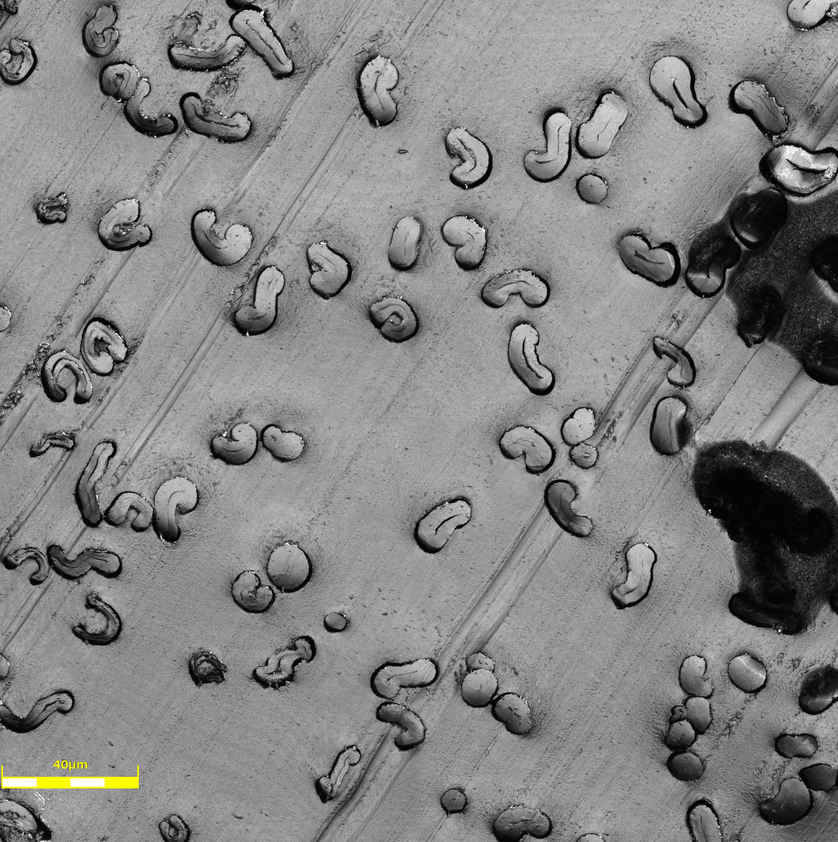
#> input picture example/Siokra_F.png, 838 x 842 px, shrunk from 1938 x 1949 before the run
$ python measure.py example/Siokra_F.png --image example/U-1_B.png
#> lines starting #> are read from the running program, lines starting #| are printed output that depends on the picture; after the words box and inside, x2 and y2 are one past the last pixel; in counts of white or black regions, pixels touching at a corner belong together
#!/usr/bin/env python
"""Shared contour measurement utilities for cotton fiber analysis."""

import argparse
import csv
import time
from math import acos, degrees, sqrt
from pathlib import Path

try:
    import cv2
    import numpy as np
except ModuleNotFoundError:
    cv2 = None
    np = None

CSV_HEADER = [
    "index",
    "filename",
    "class",
    "area",
    "pixelArea",
    "boundingBoxArea",
    "minRectArea",
    "hullArea",
    "perimeter",
    "smoothedPerimeter",
    "isConvex",
    "circularity",
    "smoothedCircularity",
    "pixelCircularity",
    "minAxisLength",
    "maxAxisLength",
    "aspectRatio",
    "minRectOrientation",
    "extent",
    "solidity",
    "equivalentDiameter",
    "ellipseMajorAxisLength",
    "ellipseMinorAxisLength",
    "ellipseOrientationAngle",
    "eccentricity",
    "position_x",
    "position_y",
    "centroid_x",
    "centroid_y",
]

# Fraction of raw perimeter used as approxPolyDP epsilon for smoothed perimeter/circularity.
DEFAULT_SMOOTH_EPSILON_RATIO = 0.01


class MeasurementTiming(object):
    """Counts and stage times for a measurement run.

    Processed contours are the ones kept and measured. Filtered contours are the
    ones dropped by area, window, seam, duplicate, or large-contour checks.
    Window time covers each sliding-window tile, including the inference call
    inside it. Analysis time is the per-object morphology measurement.
    """

    def __init__(self, class_names=("cotton", "lumen")):
        self.class_names = tuple(dict.fromkeys(("cotton", "lumen", *tuple(class_names))))
        self.processed = {name: 0 for name in self.class_names}
        self.filtered = {name: 0 for name in self.class_names}
        self.analysis_seconds = {name: 0.0 for name in self.class_names}
        self.analysis_counts = {name: 0 for name in self.class_names}
        self.images_processed = 0
        self.windows_processed = 0
        self.window_seconds = 0.0
        self.inference_seconds = 0.0
        self.image_read_seconds = 0.0
        self.scale_seconds = 0.0
        self.filter_seconds = 0.0
        self.overlay_seconds = 0.0
        self.write_seconds = 0.0
        self.confusion_seconds = 0.0

    def record_filtered(self, class_name, count=1):
        if class_name in self.filtered and count:
            self.filtered[class_name] += count

    def record_processed(self, class_name, count=1):
        if class_name in self.processed and count:
            self.processed[class_name] += count

    def record_analysis(self, class_name, seconds):
        if class_name not in self.analysis_seconds:
            return
        self.analysis_seconds[class_name] += seconds
        self.analysis_counts[class_name] += 1

    def record_window(self, seconds):
        self.windows_processed += 1
        self.window_seconds += seconds

    # [38 lines left out: functions snapshot, delta_since, not called in this run]


def format_duration(seconds):
    return "%.4f s" % float(seconds)


def pixels_per_mm(um_per_px):
    """Convert micrometers per pixel into pixels per millimeter."""
    return 1000.0 / float(um_per_px)


def measurement_summary_lines(stats, total_seconds, um_per_px=None):
    """Return the count and timing lines printed at the end of a run."""
    filtered = sum(stats.filtered.values())
    combined = sum(stats.processed.values()) + filtered
    filter_bits = ", ".join("%s %d" % (name, stats.filtered.get(name, 0)) for name in stats.class_names)
    analysis_total = sum(stats.analysis_seconds.values())
    window_mean = stats.window_seconds / stats.windows_processed if stats.windows_processed else 0.0
    lines = ["Processing summary:"]
    if um_per_px is not None and um_per_px > 0:
        lines.append("Conversion factor: %.4f px/mm (%.6f um/px)" % (pixels_per_mm(um_per_px), um_per_px))
    lines.extend([
        "Cotton processed: %d" % stats.processed.get("cotton", 0),
        "Lumen processed: %d" % stats.processed.get("lumen", 0),
        "Filtered away: %d (%s)" % (filtered, filter_bits),
        "Combined total: %d" % combined,
        "Images processed: %d" % stats.images_processed,
        "Windows processed: %d" % stats.windows_processed,
        "Window processing time: %s" % format_duration(stats.window_seconds),
        "Window time per window: %s" % format_duration(window_mean),
        "Image read time: %s" % format_duration(stats.image_read_seconds),
        "Inference time: %s" % format_duration(stats.inference_seconds),
        "Contour filter time: %s" % format_duration(stats.filter_seconds),
        "Scale measurement time: %s" % format_duration(stats.scale_seconds),
        "Analysis processing time: %s" % format_duration(analysis_total),
    ])
    reported = ["cotton", "lumen"]
    reported.extend(
        name for name in stats.class_names if name not in reported and stats.analysis_counts.get(name, 0)
    )
    for class_name in reported:
        measured = stats.analysis_counts.get(class_name, 0)
        total = stats.analysis_seconds.get(class_name, 0.0)
        average = total / measured if measured else 0.0
        noun = "individual" if measured == 1 else "individuals"
        lines.append("Analysis time per %s: %s (%d %s)" % (class_name, format_duration(average), measured, noun))
    lines.append("Overlay time: %s" % format_duration(stats.overlay_seconds))
    lines.append("CSV write time: %s" % format_duration(stats.write_seconds))
    if stats.confusion_seconds > 0.0:
        lines.append("Confusion scoring time: %s" % format_duration(stats.confusion_seconds))
    lines.append("Total time: %s" % format_duration(total_seconds))
    return lines


def print_measurement_summary(stats, total_seconds, um_per_px=None, heading="Processing summary:"):
    print("")
    lines = measurement_summary_lines(stats, total_seconds, um_per_px=um_per_px)
    lines[0] = heading
    for line in lines:
        print(line)


def _require_image_dependencies():
    if cv2 is None or np is None:
        raise ModuleNotFoundError("fiber_analysis requires opencv-python and numpy to process images.")


def axis_length(axis):
    """Return Euclidean length for a two-point axis."""
    if axis is None:
        return 0.0
    return sqrt((float(axis[0][0]) - float(axis[1][0])) ** 2 + (float(axis[0][1]) - float(axis[1][1])) ** 2)


# [46 lines left out: functions contour_from_points, as_draw_contour, circularity_from_area_perimeter, smoothed_contour, contour_centroid, pixel_area_from_contour, not called in this run]


def find_longest_line(contour):
    """Find the longest point-to-point chord in a contour."""
    _require_image_dependencies()
    points = contour.reshape((-1, 2))
    best_length = 0.0
    best_axis = ((0.0, 0.0), (0.0, 0.0))

    for i, p1 in enumerate(points):
        deltas = points[i:] - p1
        lengths = np.einsum("ij,ij->i", deltas, deltas)
        if lengths.size == 0:
            continue
        local_index = int(np.argmax(lengths))
        local_length = float(lengths[local_index])
        if local_length > best_length:
            best_length = local_length
            p2 = points[i + local_index]
            best_axis = ((float(p1[0]), float(p1[1])), (float(p2[0]), float(p2[1])))

    return best_axis


def measure_smart_grain(contour, epsilon_ratio=0.0005, perpendicular_tolerance_degrees=1.0):
    """Measure an approximate major axis and the longest near-perpendicular minor axis."""
    _require_image_dependencies()
    if contour is None or len(contour) < 2:
        zero_axis = ((0.0, 0.0), (0.0, 0.0))
        return zero_axis, zero_axis

    approx_curve = cv2.approxPolyDP(contour, epsilon_ratio * cv2.arcLength(contour, True), True)
    points = [(float(pt[0][0]), float(pt[0][1])) for pt in approx_curve]

    max_axis = find_longest_line(contour)
    max_vector = np.asarray(max_axis[1]) - np.asarray(max_axis[0])
    max_length = axis_length(max_axis)
    min_axis = max_axis
    min_axis_length = 0.0

    if max_length <= 1e-8:
        return max_axis, min_axis

    lower = 90.0 - perpendicular_tolerance_degrees
    upper = 90.0 + perpendicular_tolerance_degrees

    for start in points:
        for end in points:
            candidate_vector = np.asarray(end) - np.asarray(start)
            candidate_length = float(np.linalg.norm(candidate_vector))
            if candidate_length <= 1e-8:
                continue

            cos_theta = float(np.dot(max_vector, candidate_vector) / (max_length * candidate_length))
            angle = degrees(acos(max(min(cos_theta, 1.0), -1.0)))

            if lower <= angle <= upper and candidate_length > min_axis_length:
                min_axis = (start, end)
                min_axis_length = candidate_length

    return max_axis, min_axis


# [31 lines left out: functions contour_mask, is_inside, find_cotton_lumen_pairs, not called in this run]


def conversion_factor_from_yellow_legend(
    image,
    legend_width_microns=40.0,
    yellow_lower_hsv=(25, 0, 0),
    yellow_upper_hsv=(36, 255, 255),
):
    """Estimate microns-per-pixel from the largest yellow legend.

    A missing or zero-width bar raises ValueError. Pass an explicit
    micrometers-per-pixel value instead of relying on the legend.
    """
    _require_image_dependencies()
    hsv = cv2.cvtColor(image, cv2.COLOR_BGR2HSV)
    yellow_mask = cv2.inRange(hsv, np.array(yellow_lower_hsv), np.array(yellow_upper_hsv))
    contours, _ = cv2.findContours(yellow_mask, cv2.RETR_TREE, cv2.CHAIN_APPROX_NONE)
    if not contours:
        raise ValueError("No yellow scale bar found. Pass micrometers per pixel instead of relying on the legend.")

    _, _, width, _ = cv2.boundingRect(max(contours, key=cv2.contourArea))
    if width <= 0:
        raise ValueError("Yellow scale bar has zero width. Pass micrometers per pixel instead of relying on the legend.")
    return float(legend_width_microns) / float(width)


def _format_number(value):
    if value is None:
        return "None"
    try:
        return format(float(value), ".6f")
    except (TypeError, ValueError):
        return str(value)


class FiberMeasurement(object):
    def __init__(self, filename, class_name, contour, conversion_factor=1.0, image_shape=None):
        self.filename = filename
        self.class_name = class_name
        self.contour = contour
        self.conversion_factor = conversion_factor
        self.image_shape = image_shape
        self.area = None
        self.pixel_area = None
        self.bounding_rect_area = None
        self.min_rect_area = None
        self.hull_area = None
        self.perimeter = None
        self.smoothed_perimeter = None
        self.is_convex = None
        self.circularity = None
        self.smoothed_circularity = None
        self.pixel_circularity = None
        self.min_axis = None
        self.max_axis = None
        self.min_axis_length = None
        self.max_axis_length = None
        self.aspect_ratio = None
        self.min_rect_orientation = None
        self.extent = None
        self.solidity = None
        self.equivalent_diameter = None
        self.ellipse_major_axis = None
        self.ellipse_minor_axis = None
        self.ellipse_orientation_angle = None
        self.eccentricity = None
        self.position = (-1.0, -1.0)
        self.centroid = (-1.0, -1.0)

    @classmethod
    def analyze(cls, filename, image, contour, class_name, conversion_factor=None, smooth_epsilon_ratio=DEFAULT_SMOOTH_EPSILON_RATIO, stats=None, full_metrics=False):
        _require_image_dependencies()
        factor = conversion_factor
        if factor is None:
            factor = conversion_factor_from_yellow_legend(image)

        measurement = cls(
            filename=filename,
            class_name=class_name,
            contour=contour,
            conversion_factor=factor,
            image_shape=None if image is None else image.shape,
        )
        started = time.perf_counter() if stats is not None else None
        measurement._analyze(smooth_epsilon_ratio=smooth_epsilon_ratio, full_metrics=full_metrics)
        if started is not None:
            stats.record_analysis(class_name, time.perf_counter() - started)
        return measurement

    def _analyze(self, smooth_epsilon_ratio=DEFAULT_SMOOTH_EPSILON_RATIO, full_metrics=False):
        _require_image_dependencies()
        contour = np.asarray(self.contour, dtype=np.float32).reshape((-1, 1, 2))
        self.contour = contour
        factor = self.conversion_factor

        self.area = cv2.contourArea(contour) * (factor**2)
        self.perimeter = cv2.arcLength(contour, True) * factor
        self.max_axis, self.min_axis = measure_smart_grain(contour)
        self.max_axis_length = axis_length(self.max_axis) * factor
        self.min_axis_length = axis_length(self.min_axis) * factor

        if not full_metrics:
            return
        draw_contour = as_draw_contour(contour)
        self.is_convex = bool(cv2.isContourConvex(draw_contour))

        x, y, width, height = cv2.boundingRect(draw_contour)
        self.bounding_rect_area = width * height * (factor**2)
        self.aspect_ratio = float(width) / float(height) if height else None

        min_rect = cv2.minAreaRect(contour)
        _, size, self.min_rect_orientation = min_rect
        self.min_rect_area = size[0] * size[1] * (factor**2)

        (cx, cy), _ = cv2.minEnclosingCircle(contour)
        self.position = (float(cx), float(cy))
        self.centroid = contour_centroid(contour)

        if self.image_shape is not None:
            self.pixel_area = pixel_area_from_contour(self.image_shape, contour, conversion_factor=factor)
        else:
            self.pixel_area = None

        smooth = smoothed_contour(contour, epsilon_ratio=smooth_epsilon_ratio)
        self.smoothed_perimeter = cv2.arcLength(smooth, True) * factor

        hull = cv2.convexHull(contour)
        self.hull_area = cv2.contourArea(hull) * (factor**2)
        self.extent = self.area / self.bounding_rect_area if self.bounding_rect_area else None
        self.solidity = self.area / self.hull_area if self.hull_area else None
        self.equivalent_diameter = sqrt(4.0 * self.area / np.pi) if self.area else None
        self.circularity = circularity_from_area_perimeter(self.area, self.perimeter)
        self.smoothed_circularity = circularity_from_area_perimeter(self.area, self.smoothed_perimeter)
        self.pixel_circularity = circularity_from_area_perimeter(self.pixel_area, self.smoothed_perimeter)

        if len(hull) >= 5:
            (_, _), (axis_a, axis_b), angle = cv2.fitEllipse(hull)
            self.ellipse_major_axis = max(axis_a, axis_b) * factor
            self.ellipse_minor_axis = min(axis_a, axis_b) * factor
            self.ellipse_orientation_angle = angle
            if self.ellipse_major_axis:
                axis_ratio = min(1.0, self.ellipse_minor_axis / self.ellipse_major_axis)
                self.eccentricity = sqrt(1.0 - axis_ratio * axis_ratio)
            else:
                self.eccentricity = None


    def to_csv_row(self, index):
        return [
            index,
            self.filename,
            self.class_name,
            _format_number(self.area),
            _format_number(self.pixel_area),
            _format_number(self.bounding_rect_area),
            _format_number(self.min_rect_area),
            _format_number(self.hull_area),
            _format_number(self.perimeter),
            _format_number(self.smoothed_perimeter),
            self.is_convex,
            _format_number(self.circularity),
            _format_number(self.smoothed_circularity),
            _format_number(self.pixel_circularity),
            _format_number(self.min_axis_length),
            _format_number(self.max_axis_length),
            _format_number(self.aspect_ratio),
            _format_number(self.min_rect_orientation),
            _format_number(self.extent),
            _format_number(self.solidity),
            _format_number(self.equivalent_diameter),
            _format_number(self.ellipse_major_axis),
            _format_number(self.ellipse_minor_axis),
            _format_number(self.ellipse_orientation_angle),
            _format_number(self.eccentricity),
            _format_number(self.position[0]),
            _format_number(self.position[1]),
            _format_number(self.centroid[0]),
            _format_number(self.centroid[1]),
        ]


def write_measurements_csv(path, rows):
    path.parent.mkdir(parents=True, exist_ok=True)
    with path.open("w", newline="") as csv_file:
        writer = csv.writer(csv_file)
        writer.writerow(CSV_HEADER)
        for index, measurement in rows:
            writer.writerow(measurement.to_csv_row(index))


def _build_arg_parser():
    parser = argparse.ArgumentParser(description="Measure contours in an OpenCV-readable mask image.")
    parser.add_argument("mask", type=Path, help="Binary or grayscale mask image.")
    parser.add_argument("--image", type=Path, help="Original image used for legend-based unit conversion.")
    parser.add_argument("--output-csv", type=Path, default=Path("fiber_measurements.csv"))
    parser.add_argument("--class-name", default="cotton", help="Class label to write to the CSV.")
    parser.add_argument("--min-area", type=float, default=0.0, help="Discard contours below this pixel area.")
    parser.add_argument("--full-metrics", action="store_true", help="Also compute morphology beyond area and perimeter. Those metrics are skipped unless this is set.")
    return parser


def main(argv=None):
    args = _build_arg_parser().parse_args(argv)
    started = time.perf_counter()
    stats = MeasurementTiming((args.class_name,))
    _require_image_dependencies()
    read_started = time.perf_counter()
    mask = cv2.imread(str(args.mask), cv2.IMREAD_GRAYSCALE)
    if mask is None:
        raise FileNotFoundError("Could not read mask: %s" % args.mask)

    image = cv2.imread(str(args.image)) if args.image else cv2.cvtColor(mask, cv2.COLOR_GRAY2BGR)
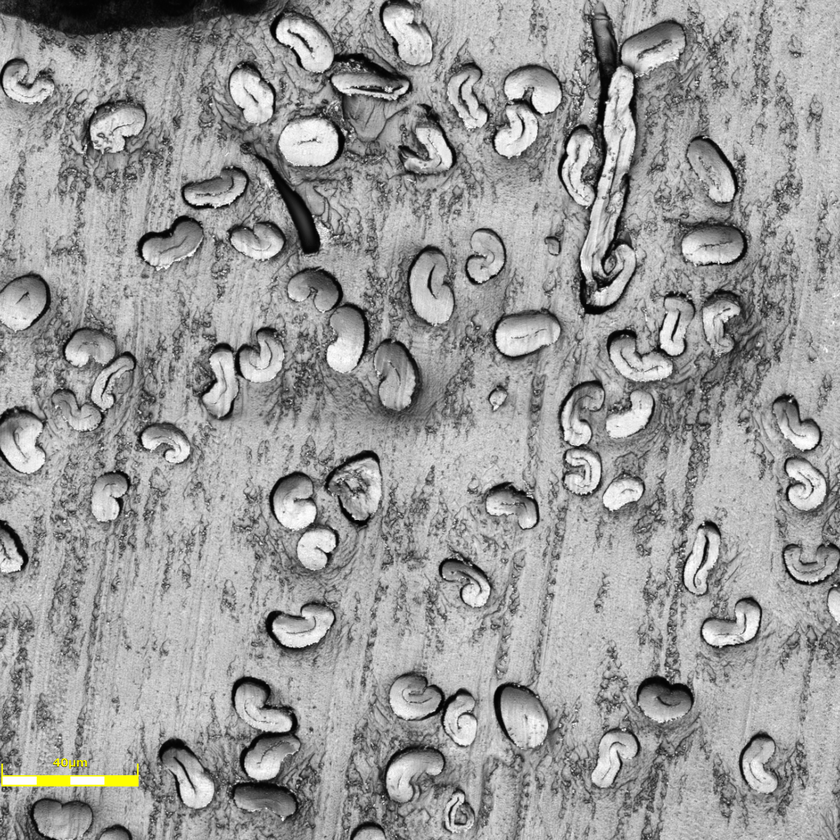
#> input picture example/U-1_B.png, 840 x 840 px, shrunk from 1946 x 1945 before the run
#> image is the input picture: shape (840, 840, 3); mean B, G, R 153.6, 154, 154
    if image is None:
        raise FileNotFoundError("Could not read image: %s" % args.image)
    stats.image_read_seconds += time.perf_counter() - read_started
    stats.images_processed = 1

    extract_started = time.perf_counter()
    contours, _ = cv2.findContours(mask, cv2.RETR_EXTERNAL, cv2.CHAIN_APPROX_NONE)
#> contours = 1 contour; box (x1, y1, x2, y2) and area: (0, 0, 838, 842) 703917
    stats.filter_seconds += time.perf_counter() - extract_started
    contour_areas = [(index, contour, cv2.contourArea(contour)) for index, contour in enumerate(contours)]
#> contour_areas = 1 item
    kept = []
    for index, contour, area in contour_areas:
        if area < args.min_area:
            stats.record_filtered(args.class_name)
            continue
        kept.append((index, contour))
#> this loop made 1 pass
#> area on pass 1: 703917
#> after the loop, kept = 1 item
    conversion_factor = None
    if kept:
        scale_started = time.perf_counter()
        conversion_factor = conversion_factor_from_yellow_legend(image)
#> in conversion_factor_from_yellow_legend, `yellow_mask = cv2.inRange(hsv, np.array(yellow_lower_hsv), np.array(ye..`:
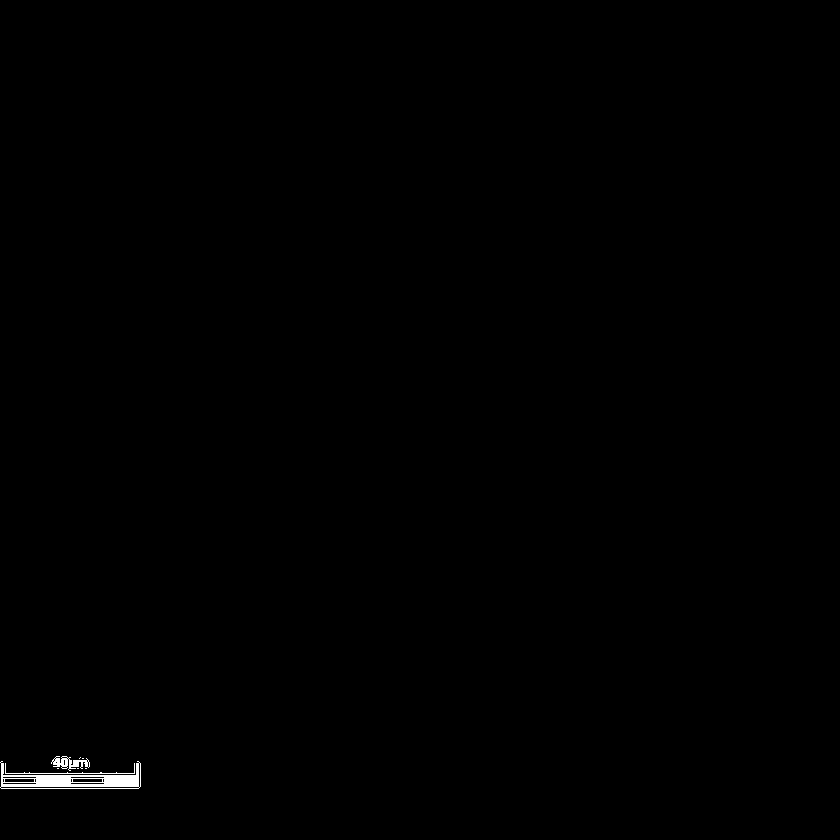
#> yellow_mask: shape (840, 840); 0.29% white; 8 white regions (5 under 20 px)
#> in conversion_factor_from_yellow_legend, `contours, _ = cv2.findContours(yellow_mask, cv2.RETR_TREE, cv2.CHAIN_A..`: contours = 30 contours, 20 with area under 20; largest, box (x1, y1, x2, y2) and area: (0, 761, 141, 789) 1878, (0, 786, 140, 789) 276, (51, 756, 90, 771) 202, (72, 778, 103, 783) 118, (4, 778, 35, 783) 118
#> in conversion_factor_from_yellow_legend, `_, _, width, _ = cv2.boundingRect(max(contours, key=cv2.contourArea))`: width = 141
#> conversion_factor = 0.284
        stats.scale_seconds += time.perf_counter() - scale_started
    measurements = []
    for index, contour in kept:
        stats.record_processed(args.class_name)
        measurements.append(
            (
                index,
                FiberMeasurement.analyze(
                    str(args.mask),
                    image,
                    contour,
                    class_name=args.class_name,
                    conversion_factor=conversion_factor,
                    stats=stats,
                    full_metrics=args.full_metrics,
                ),
            )
        )
#> this loop made 1 pass
#> after the loop, measurements = 1 item

    write_started = time.perf_counter()
    write_measurements_csv(args.output_csv, measurements)
#> the loop in write_measurements_csv, `for index, measurement in rows:` made 1 pass
    stats.write_seconds += time.perf_counter() - write_started
    print("Wrote %s measurements to %s" % (len(measurements), args.output_csv))
#| Wrote 1 measurements to fiber_measurements.csv
    print_measurement_summary(
        stats,
        time.perf_counter() - started,
        um_per_px=conversion_factor,
        heading="Image summary: %s" % args.mask.name,
    )
#> after the loop in measurement_summary_lines, `for class_name in reported:`: lines = 17 items
#> in print_measurement_summary, `lines = measurement_summary_lines(stats, total_seconds, um_per_px=um_p..`: lines = 20 items
#> the loop in print_measurement_summary, `for line in lines:` made 20 passes
#> line on passes 1, 3, 4, 5: 'Image summary: Siokra_F.png', 'Cotton processed: 1', 'Lumen processed: 0', 'Filtered away: 0 (cotton 0, lumen 0)'
#> (printed output is left out)
    return 0


if __name__ == "__main__":
    raise SystemExit(main())
#> (the program exits here)
